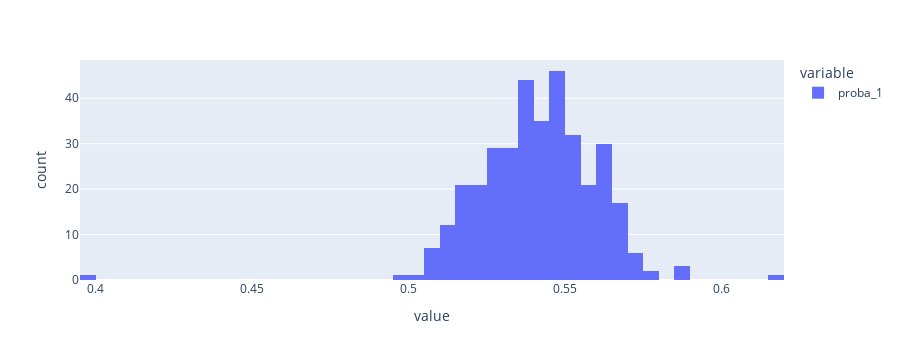

The notebook cell saved with this chart:
### Code cell
px.histogram(strat_bds['Logit']['proba_1'].dropna(),nbins=50)

### Figure 1 — Plotly figure (JSON) as saved in the notebook; plotly's stock layout.template omitted (floating-point values rounded to 4 significant figures; data arrays with more than 128 entries replaced by an {"elided": "..."} marker saying what was removed)
{"data": [{"alignmentgroup": "True", "bingroup": "x", "hovertemplate": "variable=proba_1<br>value=%{x}<br>count=%{y}<extra></extra>", "legendgroup": "proba_1", "marker": {"color": "#636efa", "pattern": {"shape": ""}}, "name": "proba_1", "nbinsx": 50, "offsetgroup": "proba_1", "orientation": "v", "showlegend": true, "type": "histogram", "x": {"elided": "359 float values"}, "xaxis": "x", "yaxis": "y"}], "layout": {"barmode": "relative", "height": 360, "legend": {"title": {"text": "variable"}, "tracegroupgap": 0}, "margin": {"t": 60}, "xaxis": {"anchor": "y", "autorange": true, "domain": [0, 1], "range": [0.395, 0.62], "title": {"text": "value"}, "type": "linear"}, "yaxis": {"anchor": "x", "autorange": true, "domain": [0, 1], "range": [0, 48.42], "title": {"text": "count"}}}}
